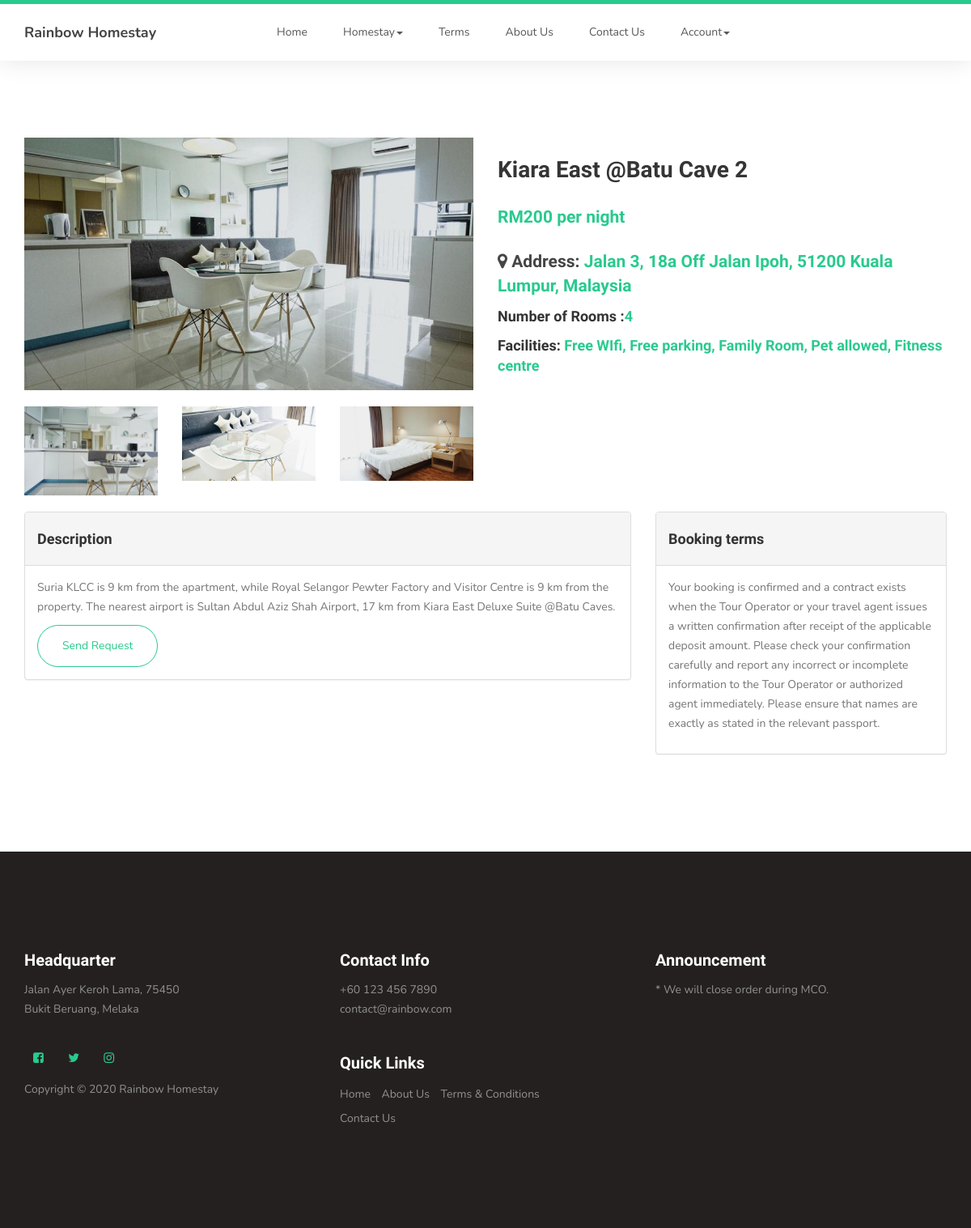
/User/homestay.php?id=145, run on the app's committed database.
### tables this page shows
CREATE TABLE `home_details` (
  `home_id` int(11) NOT NULL,
  `home_name` varchar(100) NOT NULL,
  `home_code` int(10) NOT NULL,
  `price_per_night` varchar(20) NOT NULL,
  `home_facilities` varchar(100) NOT NULL,
  `num_of_room` int(10) NOT NULL,
  `home_address` varchar(5000) NOT NULL,
  `description` mediumtext NOT NULL,
  `image1` varchar(255) NOT NULL,
  `image2` varchar(255) NOT NULL,
  `image3` varchar(255) NOT NULL,
  `image4` varchar(255) NOT NULL
);

### User/homestay.php (the view, shortened to what this page needs)
<?php include("dataconnection.php"); ?>
<html lang="en">
<head>
     <link rel="stylesheet" href="css/bootstrap.min.css">
     <link rel="stylesheet" href="css/font-awesome.min.css">
     <link rel="stylesheet" href="css/owl.carousel.css">
     <link rel="stylesheet" href="css/owl.theme.default.min.css">
     <link rel="stylesheet" href="css/style.css">
</head>
<body id="top" data-spy="scroll" data-target=".navbar-collapse" data-offset="50">
     <?php
	 if(isset($_SESSION['login_user']))
	 {
		 ?>
     <section class="navbar custom-navbar navbar-fixed-top" role="navigation">
          <div class="container">
               <div class="navbar-header">
                    <button class="navbar-toggle" data-toggle="collapse" data-target=".navbar-collapse">
                         <span class="icon icon-bar"></span>
                         <span class="icon icon-bar"></span>
                         <span class="icon icon-bar"></span>
                    </button>
                    <a href="index.php" class="navbar-brand">Rainbow Homestay</a>
               </div>
               <div class="collapse navbar-collapse">
                    <ul class="nav navbar-nav navbar-nav-first">
                         <li><a href="index.php">Home</a></li>
						  <ul class="nav navbar-nav navbar-nav-second">
						 <li class="dropdown">
						 <li class="active">
                              <a href="#" class="dropdown-toggle" data-toggle="dropdown" role="button" aria-haspopup="true" aria-expanded="false">Homestay<span class="caret"></span></a>
                              <ul class="dropdown-menu">
                                  <?php
								    $q = "SELECT * FROM home_type ORDER BY home_type.home_code ASC";
									$run = mysqli_query($connect, $q);
									$count = 0;
								if(mysqli_num_rows($run) > 0){
								while($row = mysqli_fetch_array($run)){
									?>
								    <li><a href="properties.php?type&id=<?php echo $row['home_code'];?>"><?php echo $row['home_state'];?></a></li>
								   			<?php
					}
	 }
					?>
                              </ul>
                         </li>
					</ul>
                         <li><a href="terms.php">Terms</a></li>
                         <li><a href="about-us.php">About Us</a></li>
                         <li><a href="contact.php">Contact Us</a></li>
						 <li><a href="history.php">History</a></li>
				    </ul>
<?php
 $uid = $_SESSION["user_id"];
 $result = mysqli_query($connect,"SELECT * FROM customer WHERE cus_id='$uid'");
 $row=mysqli_fetch_assoc($result);
 ?>
				   	   <ul class="nav navbar-nav navbar-nav-second">
						 <li class="dropdown">
                              <a href="#" class="dropdown-toggle" data-toggle="dropdown" role="button" aria-haspopup="true" aria-expanded="false"><?php echo $row['cus_name'];?><span class="caret"></span></a>
                              <ul class="dropdown-menu">
								    <li><a href="profile.php">View profile</a></li>
								    <li><a href="logout.php">Sign Out</a></li>
                              </ul>
                         </li>
					</ul>
               </div>
          </div>
		  </section>
	 <?php
	 }
	 else{
	 ?>
	 <section class="navbar custom-navbar navbar-fixed-top" role="navigation">
          <div class="container">
               <div class="navbar-header">
                    <a href="index.php" class="navbar-brand">Rainbow Homestay</a>
               </div>
               <div class="collapse navbar-collapse">
                    <ul class="nav navbar-nav navbar-nav-first">
                         <li><a href="index.php">Home</a></li>
                         <ul class="nav navbar-nav navbar-nav-second">
						 <li class="dropdown">
                              <a href="#" class="dropdown-toggle" data-toggle="dropdown" role="button" aria-haspopup="true" aria-expanded="false">Homestay<span class="caret"></span></a>
                                  <?php
								    $q = "SELECT * FROM home_type ORDER BY home_type.home_code ASC";
									$run = mysqli_query($connect, $q);
								if(mysqli_num_rows($run) > 0){
								while($row = mysqli_fetch_array($run)){
									?>
								    <li><a href="properties.php?type&id=<?php echo $row['home_code'];?>"><?php echo $row['home_state'];?></a></li>
								   			<?php
					}
	 }
					?>
                         </li>
					</ul>
                         <li><a href="terms.php">Terms</a></li>
                         <li><a href="about-us.php">About Us</a></li>
                         <li><a href="contact.php">Contact Us</a></li>
				    </ul>
				   	   <ul class="nav navbar-nav navbar-nav-second">
						 <li class="dropdown">
                              <a href="#" class="dropdown-toggle" data-toggle="dropdown" role="button" aria-haspopup="true" aria-expanded="false">Account<span class="caret"></span></a>
                         </li>
					</ul>
               </div>
          </div>
     </section>
<?php
	 }
?>
<?php
		if(isset($_GET["id"]))
		{
			$hid=$_GET["id"];
			$result= mysqli_query($connect, "SELECT * FROM home_details where home_id='$hid'");
			$row = mysqli_fetch_assoc($result);
		}
?>
     <section>
          <div class="container">
               <div class="row">
                    <div class="col-md-6 col-xs-12">
                         <div>
                              <img src="../admin/image/<?php echo $row['image1'];?>" class="img-responsive wc-image">
                         </div>
                         <br>
                         <div class="row">
                              <div class="col-sm-4 col-xs-6">
                                   <div>
                                        <img src="../admin/image/<?php echo $row['image2'];?>" class="img-responsive">
                                   </div>
                                   <br>
                              </div>
                              <div class="col-sm-4 col-xs-6">
                                   <div>
                                        <img src="../admin/image/<?php echo $row['image3'];?>" class="img-responsive">
                                   </div>
                                   <br>
                              </div>
                              <div class="col-sm-4 col-xs-6">
                                   <div>
                                        <img src="../admin/image/<?php echo $row['image4'];?>" class="img-responsive">
                                   </div>
                                   <br>
                              </div>
                         </div>
                    </div>
                    <div class="col-md-6 col-xs-12">
                         <form method="post" class="form">
                              <h2><?php echo $row['home_name'];?></h2>
							   <p class="lead"><strong class="text-primary">RM<?php echo $row['price_per_night'];?> per night</strong></p>
							   <h3><i class="fa fa-map-marker"></i> Address: <strong class="text-primary"><?php echo $row['home_address'];?></strong></h3>
							   <h4><b>Number of Rooms :<strong class="text-primary"><?php echo $row['num_of_room']?></b></strong> </h4>
							   <h4>Facilities: <strong class="text-primary"><?php echo $row['home_facilities'];?></strong></h4>
                         </form>
                    </div>
               </div>
               <div class="row">
                    <div class="col-lg-8 col-xs-12">
                         <div class="panel panel-default">
                              <div class="panel-heading">
                                   <h4>Description</h4>
                              </div>
                              <div class="panel-body">
                                   <p><?php echo $row['description'];?></p>
								    <a href="booking.php?book&id=<?php echo $row['home_id']; ?>"button type="submitbtn" class="section-btn btn btn-primary">Send Request</a></button>
                              </div>
                         </div>
                    </div>
                    <div class="col-lg-4">
                         <div class="panel panel-default">
                              <div class="panel-heading">
                                   <h4>Booking terms</h4>
                              </div>
                              <div class="panel-body">
                                   <p>Your booking is confirmed and a contract exists when the Tour Operator or your travel agent issues a written confirmation after
								   receipt of the applicable deposit amount. Please check your confirmation carefully and report any incorrect or incomplete information
								   to the Tour Operator or authorized agent immediately. Please ensure that names are exactly as stated in the relevant passport.</p>
                              </div>
                         </div>
                    </div>
               </div>
          </div>
     </section>
     <footer id="footer">
          <div class="container">
               <div class="row">
                    <div class="col-md-4 col-sm-6">
                         <div class="footer-info">
                              <div class="section-title">
                                   <h2>Headquarter</h2>
                              </div>
                              <address>
                                   <p>Jalan Ayer Keroh Lama, 75450<br> Bukit Beruang, Melaka</p>
                              </address>
                              <ul class="social-icon">
                                   <li><a href="https://www.facebook.com" class="fa fa-facebook-square" attr="facebook icon"></a></li>
                                   <li><a href="http://www.twitter.com" class="fa fa-twitter"></a></li>
                                   <li><a href="http://www.instagram.com" class="fa fa-instagram"></a></li>
                              </ul>
                              <div class="copyright-text">
                                   <p>Copyright &copy; 2020 Rainbow Homestay</p>
                              </div>
                         </div>
                    </div>
                    <div class="col-md-4 col-sm-6">
                         <div class="footer-info">
                              <div class="section-title">
                                   <h2>Contact Info</h2>
                              </div>
                              <address>
                                   <p>+60 123 456 7890</p>
                                   <p>contact@rainbow.com</a></p>
                              </address>
                              <div class="footer_menu">
                                   <h2>Quick Links</h2>
                                   <ul>
                                        <li><a href="index.php">Home</a></li>
                                        <li><a href="about-us.php">About Us</a></li>
                                        <li><a href="terms.php">Terms & Conditions</a></li>
                                        <li><a href="contact.php">Contact Us</a></li>
                                   </ul>
                              </div>
                         </div>
                    </div>
                    <div class="col-md-4 col-sm-12">
                         <div class="footer-info newsletter-form">
                              <div class="section-title">
                                   <h2>Announcement</h2>
                              </div>
                              <div>
									<p>* We will close order during MCO.</p>
                              </div>
                         </div>
                    </div>
               </div>
          </div>
     </footer>
</body>

### User/css/style.css (style rules this page uses)
body { background: #ffffff; font-family: 'Nunito', sans-serif; overflow-x: hidden; padding-top: 70px; }
h1,h2,h3,h4,h5,h6 { font-family: 'Muli', sans-serif; font-weight: bold; line-height: inherit; }
h2 { color: #353535; font-size: 2em; padding-bottom: 10px; }
h3 { font-size: 1.5em; }
h3, h3 a { color: #454545; }
p { color: #757575; font-size: 14px; font-weight: normal; line-height: 24px; }
html { -webkit-font-smoothing: antialiased; }
a { color: #252525; -webkit-transition: 0.5s; transition: 0.5s; text-decoration: none !important; }
a, input, button, .form-control { -webkit-transition: 0.5s; transition: 0.5s; }
.section-title { padding-bottom: 40px; }
.section-title h2 { margin: 0; }
section { position: relative; padding: 100px 0; }
.section-btn { background: transparent; border-radius: 50px; border: 1px solid #ffffff; color: #ffffff; font-size: inherit; font-weight: normal; padding: 15px 30px; transition: 0.5s; }
.text-primary { color: #29ca8e; }
.custom-navbar { background: #ffffff; border-top: 5px solid #29ca8e; border-bottom: 0; -webkit-box-shadow: 0 1px 30px rgba(0, 0, 0, 0.1); -moz-box-shadow: 0 1px 30px rgba(0, 0, 0, 0.1); box-shadow: 0 1px 30px rgba(0, 0, 0, 0.1); padding: 12px 0; margin-bottom: 0; padding: 0; }
.custom-navbar .navbar-brand { color: #454545; font-size: 18px; font-weight: bold; line-height: 40px; }
.custom-navbar .navbar-nav.navbar-nav-first { margin-left: 8em; }
.custom-navbar .nav li a { line-height: 40px; color: #575757; padding-right: 22px; padding-left: 22px; }
footer { background: #252020; padding: 120px 0; }
footer .section-title { padding-bottom: 10px; }
footer h2 { font-size: 20px; }
footer a, footer p { color: #909090; }
footer address p { margin-bottom: 0; }
footer .social-icon { margin-top: 25px; }
.footer-info { margin-right: 2em; }
.footer-info h2 { color: #ffffff; padding: 0; }
.footer_menu h2 { margin-top: 2em; }
.footer_menu ul { margin: 0; padding: 0; }
.footer_menu li { display: inline-block; list-style: none; margin: 5px 10px 5px 0; }
.social-icon { position: relative; padding: 0; margin: 0; }
.social-icon li { display: inline-block; list-style: none; margin-bottom: 5px; }
.social-icon li a { border-radius: 100px; color: #29ca8e; font-size: 15px; width: 35px; height: 35px; line-height: 35px; text-decoration: none; text-align: center; transition: all 0.4s ease-in-out; position: relative; margin: 5px 5px 5px 0; }
.lead { font-family: "Muli"; font-weight: 300; line-height: 1.8; }
.section-btn.btn-primary { border-color: #29ca8e; color: #29ca8e; }
section, .section-background .item, .section-background .courses-thumb, .section-background .team-thumb, main > section:nth-child(even) .item, main > section:nth-child(even) .courses-thumb, main > section:nth-child(even) .team-thumb, main > section { background: #fff; }

### data on the page
home_details: image1 (picture), image2 (picture), image3 (picture), image4 (picture), home_name "Kiara East @Batu Cave 2", price_per_night "200", home_address "Jalan 3, 18a Off Jalan Ipoh, 51200 Kuala Lumpur, Malaysia", num_of_room "4", home_facilities "Free WIfi, Free parking, Family Room, Pet allowed, Fitness centre", description "Suria KLCC is 9 km from the apartment, while Royal Selangor Pewter Factory and Visitor Centre is 9 km from the property. The nearest airport is Sultan Abdul Aziz Shah Airport, 17 km from Kiara East Deluxe Suite @Batu Caves."
